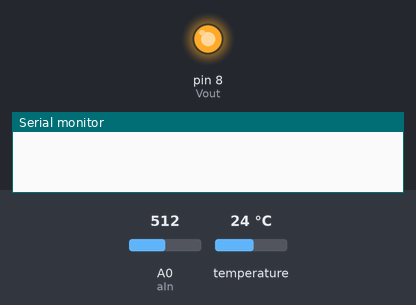
A sketch run on a simulated Arduino Uno, built with avr-gcc and run on an emulated ATmega328P. On the bench: output pins drawn as LEDs (lit = HIGH), the last lines printed to the serial monitor. The test bench sets the inputs (shaded band); at power-on: A0 (aIn) = 512, temperature 24 °C. Pins used as bus, display or sensor lines are not drawn.

Above: at 0.17 s.
At 3.1 s:
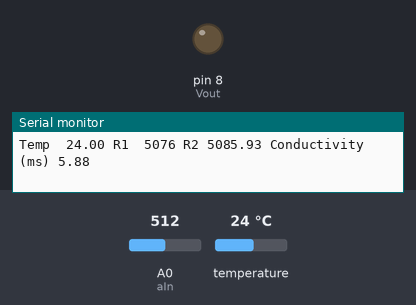
Timing chart, 0 to 7.8 s (numbered marks = the images above):
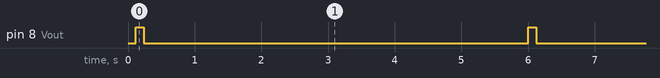

The sketch:

simpleconductivity.ino
```cpp
#include <SPI.h>
#include <OneWire.h>
#include <DallasTemperature.h>

const int CS = 10;
const int Vout = 8;  //Powers the Potentiometer
const int Rstep =39; //ohms
const float Vstart = 5.06; // volts
const float K=0.0341;  //cell constant to be determined.
const float Tcoef = 0.02;

int PWV = A0;   //Pot wiper voltage
int RawVoltage = 0;
int level =128;
float Voltage = 0;
int R1;
float R2;
int Rc=45; //resistance of digital pot.
float EC;
float EC25;
float Temperature;

//Setup onewire
#define ONE_WIRE_BUS 7 // Data wire For Temp Probe is plugged into pin 7 on the Arduino

OneWire oneWire(ONE_WIRE_BUS);// Setup a oneWire instance to communicate with any OneWire devices
DallasTemperature sensors(&oneWire);// Pass our oneWire reference to Dallas Temperature.


const int aIn = A0;
int cV =0;


void setup() {
  // put your setup code here, to run once:
  Serial.begin(9600);
  pinMode(CS, OUTPUT);
  pinMode(Vout, OUTPUT);
  SPI.begin();
  sensors.begin();
  MCP41010Write(level);
  delay(100);
}

void loop() {
  // put your main code here, to run repea// Get level from read serial
  if (Serial.available()>0){
    level=Serial.readString().toInt();
  }
  //Turn on probe
  digitalWrite(Vout, HIGH);
  delay(20);
  for (int i =0; i<10;i++){
    //average readings
    cV+=analogRead(aIn);
    delay(10);
  }

  //turn off probe
  analogWrite(Vout, LOW);


  //Calculate the conductivity
  cV = int(cV/10);
  Voltage = (cV * Vstart)/ 1023.0;
  R1=level*Rstep+Rc+Rstep;
  R2=Voltage*R1/(Vstart-Voltage);
    //*********Reading Temperature Of Solution *******************//
  sensors.requestTemperatures();// Send the command to get temperatures
  Temperature=sensors.getTempCByIndex(0); //Stores Value in Variable

  EC=1000/(R2*K);
  EC25 = EC/(1+Tcoef*(Temperature-25.0));
  Serial.print("Temp  ");
  Serial.print(Temperature);
  Serial.print(" ");
  Serial.print("R1 ");
  Serial.print(" ");
  Serial.print(R1);
  Serial.print(" ");
  Serial.print("R2 ");
  Serial.print(R2);
  Serial.print(" ");
  Serial.print("Conductivity (ms) ");
  Serial.println(EC25);
  delay(5000);
}

void MCP41010Write(byte value)
{
  // Note that the integer vale passed to this subroutine
  // is cast to a byte

  digitalWrite(CS,LOW);
  SPI.transfer(B00010001); // This tells the chip to set the pot
  SPI.transfer(value); // This tells it the pot position
  digitalWrite(CS,HIGH);
}
```

Measured:
- by itself, pin 8 (Vout): alternates HIGH for 0.12 s and LOW for 5.8 s
